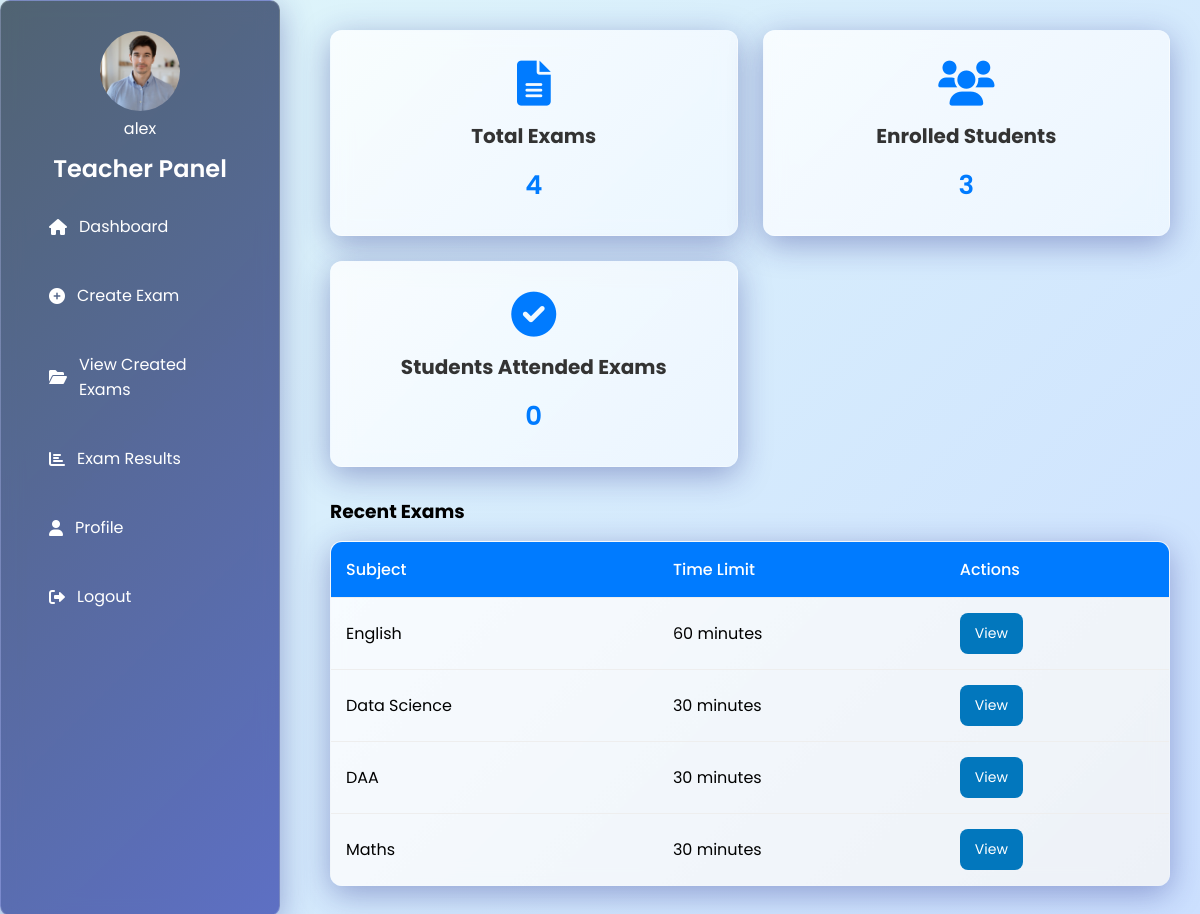
The app's page /teacherdashboard/ (signed in) with its own data.
### Exam/models.py (models this page shows, shortened)
class Profile(models.Model):
    USER_TYPES = [
        ('student', 'Student'),
        ('teacher', 'Teacher'),
    ]
    user = models.OneToOneField(User, on_delete=models.CASCADE, related_name="profile")
    user_type = models.CharField(max_length=10, choices=USER_TYPES, default='student')
    phone = models.CharField(max_length=15, null=True, blank=True)
    bio = models.TextField(null=True, blank=True)
    profile_picture = models.ImageField(upload_to='profile_pics/', null=True, blank=True)
    qualification = models.CharField(max_length=255, blank=True, null=True)
    experience = models.PositiveIntegerField(default=0)
    class Meta:
        verbose_name = "Profile"
        verbose_name_plural = "Profiles"

class Exam(models.Model):
    STATUS_CHOICES = [
        ('pending', 'Pending'),
        ('approved', 'Approved'),
        ('rejected', 'Rejected'),
    ]
    subject = models.CharField(max_length=255)
    time_limit = models.IntegerField()
    duration = models.IntegerField(null=True, blank=True)
    rules = models.TextField(default="No specific rules.")
    date = models.DateField()
    expiry_date = models.DateField(default=now)
    created_by = models.ForeignKey(User, on_delete=models.CASCADE, related_name="created_exams")
    created_at = models.DateTimeField(auto_now_add=True)
    updated_at = models.DateTimeField(auto_now=True)  # ✅ Track modifications
    passing_grade = models.IntegerField(default=50)
    approval_status = models.CharField(
        max_length=10,
        choices=STATUS_CHOICES,
        default='pending'
    )

### Exam/views.py (the view)
# urls.py: path('teacherdashboard/', views.teacherdashboard, name='teacherdashboard'),
def teacherdashboard(request):
    exams = Exam.objects.filter(created_by=request.user).prefetch_related('results__student')
    total_exams = exams.count()
    last_exam = exams.order_by('-created_at').first()
    pending_submissions = ExamResult.objects.filter(exam__in=exams, score=0).count()
    total_students = User.objects.filter(groups__name='Student').count()
    total_students_attended = ExamResult.objects.filter(exam__in=exams).values_list('student', flat=True).distinct().count()
    print("✅ DEBUG: Total Students:", total_students)
    context = {
        'exams': exams,
        'total_exams': total_exams,
        'pending_submissions': pending_submissions,
        'total_students': total_students,  # Ensure this is passed to the template
        'total_students_attended': total_students_attended,
        'last_exam': last_exam,
    }
    return render(request, 'teacherdashboard.html', context)

### Exam/templates/teacherdashboard.html (shortened to what this page needs)
<!DOCTYPE html>
<html lang="en">
<head>
    <link rel="stylesheet" href="https://cdnjs.cloudflare.com/ajax/libs/font-awesome/6.0.0/css/all.min.css">
</head>
<body>
    <div class="sidebar">
        {% if request.user.profile.profile_picture %}
            <img src="{{ request.user.profile.profile_picture.url }}" alt="Profile Picture" class="profile-picture">
        {% endif %}
        <div class="sidebar-username">{{ request.user.username }}</div>
        <h2>Teacher Panel</h2>
        <ul>
            <li><a href="{% url 'teacherdashboard' %}"><i class="fas fa-home"></i> Dashboard</a></li>
            <li><a href="{% url 'create_exam' %}"><i class="fas fa-plus-circle"></i> Create Exam</a></li>
            <li><a href="{% url 'view_created_exams' %}"><i class="fas fa-folder-open"></i> View Created Exams</a></li>
            <li><a href="{% url 'exam_results' %}"><i class="fas fa-chart-bar"></i> Exam Results</a></li>
            <li><a href="{% url 'teacher_profile' %}"><i class="fas fa-user"></i> Profile</a></li>
            <li><a href="{% url 'user_logout' %}"><i class="fas fa-sign-out-alt"></i> Logout</a></li>
        </ul>
    </div>
    <div class="main-content">
        <div class="cards">
            <div class="card">
                <i class="fas fa-file-alt"></i>
                <h3>Total Exams</h3>
                <p>{{ total_exams }}</p>
            </div>
            <div class="card">
                <i class="fas fa-users"></i>
                <h3>Enrolled Students</h3>
                <p>{{ total_students }}</p>
            </div>
            <div class="card">
                <i class="fas fa-check-circle"></i>
                <h3>Students Attended Exams</h3>
                <p>{{ total_students_attended }}</p>
            </div>
        </div>
        <div class="table-container">
            <h3>Recent Exams</h3>
            <table>
                <tr>
                    <th>Subject</th>
                    <th>Time Limit</th>
                    <th>Actions</th>
                </tr>
                {% for exam in exams %}
                <tr>
                    <td>{{ exam.subject }}</td>
                    <td>{{ exam.time_limit }} minutes</td>
                    <td>
                        <a href="{% url 'view_exam_teacher' exam.id %}" class="btn view">View</a>
                    </td>
                </tr>
                {% empty %}
                <tr>
                    <td colspan="3">No exams available.</td>
                </tr>
                {% endfor %}
            </table>
        </div>
    </div>
</body>
</html>

### Exam/templates/teacherdashboard.html (style rules this page uses)
* { margin: 0; padding: 0; box-sizing: border-box; font-family: 'Poppins', sans-serif; }
body { display: flex; min-height: 100vh; background: linear-gradient(135deg, #e0f7fa, #cce0ff); }
.sidebar { width: 280px; background: linear-gradient(135deg, rgba(44, 62, 80, 0.8), rgba(63, 81, 181, 0.8)); color: white; padding: 30px; position: fixed; height: 100%; display: flex; flex-direction: column; backdrop-filter: blur(10px); box-shadow: 0 8px 32px 0 rgba(31, 38, 135, 0.37); border-radius: 10px; border: 1px solid rgba(255, 255, 255, 0.18); }
.sidebar h2 { text-align: center; margin-bottom: 10px; font-size: 24px; font-weight: 600; }
.sidebar ul { list-style: none; padding: 0; flex-grow: 1; }
.sidebar ul li { padding: 18px; transition: 0.3s; border-radius: 8px; margin-bottom: 8px; }
.sidebar ul li a { text-decoration: none; color: white; display: flex; align-items: center; gap: 12px; font-size: 16px; }
.main-content { margin-left: 300px; padding: 30px; flex-grow: 1; }
.cards { display: grid; grid-template-columns: repeat(auto-fit, minmax(280px, 1fr)); gap: 25px; justify-content: center; }
.card { background: linear-gradient(135deg, rgba(255, 255, 255, 0.8), rgba(240, 248, 255, 0.8)); padding: 30px; border-radius: 12px; box-shadow: 0 8px 32px 0 rgba(31, 38, 135, 0.37); text-align: center; transition: transform 0.3s ease-in-out; backdrop-filter: blur(10px); border: 1px solid rgba(255, 255, 255, 0.18); }
.card h3 { font-size: 20px; margin-bottom: 15px; color: #333; }
.card p { font-size: 26px; font-weight: 600; color: #007bff; }
.card i { font-size: 45px; color: #007bff; margin-bottom: 15px; }
.table-container { margin-top: 30px; }
table { width: 100%; border-collapse: collapse; margin-top: 15px; background: linear-gradient(135deg, rgba(255, 255, 255, 0.8), rgba(245, 245, 245, 0.8)); border-radius: 12px; overflow: hidden; box-shadow: 0 8px 32px 0 rgba(31, 38, 135, 0.37); backdrop-filter: blur(10px); border: 1px solid rgba(255, 255, 255, 0.18); }
th, td { padding: 15px; text-align: left; border-bottom: 1px solid #eee; }
th { background: #007bff; color: white; font-weight: 500; }
.btn { padding: 10px 15px; border: none; color: white; border-radius: 8px; cursor: pointer; text-decoration: none; display: inline-block; transition: 0.3s; font-size: 14px; }
.btn.view { background: #0277BD; }
.profile-picture { width: 80px; height: 80px; border-radius: 50%; object-fit: cover; margin-bottom: 5px; margin-left: auto; margin-right: auto; }
.sidebar-username { text-align: center; font-size: 16px; margin-bottom: 10px; }

### records on screen
Exam: subject "English", time_limit "60"
Exam: subject "Data Science", time_limit "30"
Exam: subject "DAA", time_limit "30"
Exam: subject "Maths", time_limit "30"

### other values on screen
{{ request.user.username }} "alex"
{{ total_exams }} "4"
{{ total_students }} "3"
{{ total_students_attended }} "0"
